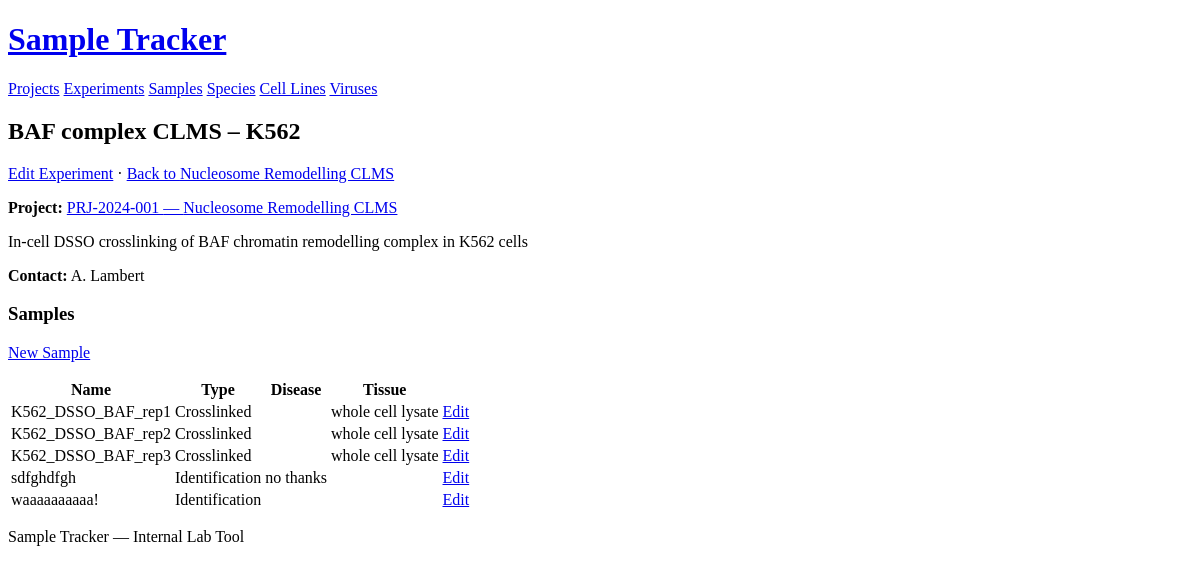
Screenshot of /experiments/4 with the database file from the repository.
### models.py (models this page shows)
class Experiment(db.Model):
    __tablename__ = "experiment"
    id = db.Column(db.Integer, primary_key=True, autoincrement=True)
    project_id = db.Column(db.Integer, db.ForeignKey("project.id"), nullable=False)
    name = db.Column(db.Text, nullable=False)
    description = db.Column(db.Text)
    contact_person = db.Column(db.Text)
    project = db.relationship("Project", back_populates="experiments")
    samples = db.relationship("Sample", back_populates="experiment")

class Project(db.Model):
    __tablename__ = "project"
    id = db.Column(db.Integer, primary_key=True, autoincrement=True)
    code = db.Column(db.Text, nullable=False)
    name = db.Column(db.Text, nullable=False)
    description = db.Column(db.Text)
    contact_person = db.Column(db.Text)
    active = db.Column(db.Boolean, nullable=False, default=True)
    experiments = db.relationship("Experiment", back_populates="project")

class Sample(db.Model):
    __tablename__ = "sample"
    id = db.Column(db.Integer, primary_key=True, autoincrement=True)
    experiment_id = db.Column(
        db.Integer, db.ForeignKey("experiment.id"), nullable=False
    )
    name = db.Column(db.Text, nullable=False)
    comment = db.Column(db.Text)
    file_name_root = db.Column(db.Text)
    disease = db.Column(db.Text)
    phenotype = db.Column(db.Text)
    isotope_labeling_channel = db.Column(db.Text)
    chemical_labelling = db.Column(db.Text)
    tissue = db.Column(db.Text)
    organism_age = db.Column(db.Float)
    organism_age_unit = db.Column(db.Text)
    organism_sex = db.Column(db.Text)
    enrichment_process = db.Column(db.Text)
    replicate = db.Column(db.Text)
    synthetic_peptide = db.Column(db.Text)
    digestion = db.Column(db.Text)
    protein_isolation_or_fractionation = db.Column(db.Text)
    crosslinked_sample = db.Column(db.Integer, nullable=False, default=0)
    quantitation = db.Column(db.Integer, default=0)
    quantitation_scheme = db.Column(db.Text)
    quantitation_method = db.Column(db.Text)
    crosslinker = db.Column(db.Text)
    crosslinking_type = db.Column(db.Text)
    protein_or_cell_concentration = db.Column(db.Float)
    protein_or_cell_concentration_unit = db.Column(db.Text)
    crosslinker_or_compound_concentration = db.Column(db.Float)
    crosslinker_or_compound_concentration_unit = db.Column(db.Text)
    organic_solvent_concentration = db.Column(db.Float)
    organic_solvent_concentration_unit = db.Column(db.Text)
    reaction_temperature_in_celsius = db.Column(db.Float)
    reaction_time_in_minutes = db.Column(db.Float)
    quenching_reagent = db.Column(db.Text)
    uv_source = db.Column(db.Text)
    uv_time_in_seconds = db.Column(db.Float)
    uv_wavelength_in_nanometers = db.Column(db.Float)
    peptide_level_fraction = db.Column(db.Text)
    __mapper_args__ = {
        "polymorphic_on": crosslinked_sample,
        "polymorphic_identity": -1,
    }
    experiment = db.relationship("Experiment", back_populates="samples")
    species_list = db.relationship(
        "Species", secondary=sample_species, backref="samples"
    )
    cell_lines = db.relationship(
        "CellLine", secondary=sample_cell_line, backref="samples"
    )

class CrosslinkSample(Sample):
    __mapper_args__ = {"polymorphic_identity": 1}

### app.py (the view)
@app.route("/experiments/<int:id>")
def experiment_detail(id):
    experiment = db.get_or_404(Experiment, id)
    samples = Sample.query.filter_by(experiment_id=id).order_by(Sample.name).all()
    return render_template(
        "experiment/detail.html", experiment=experiment, samples=samples
    )

### templates/experiment/detail.html (shortened to what this page needs)
{% extends "base.html" %}
{% block content %}
<h2>{{ experiment.name }}</h2>
<p>
  <a href="{{ url_for('experiment_edit', id=experiment.id) }}">Edit Experiment</a>
  &middot;
  <a href="{{ url_for('project_detail', id=experiment.project.id) }}">Back to {{ experiment.project.name }}</a>
</p>
<p><strong>Project:</strong> <a href="{{ url_for('project_detail', id=experiment.project.id) }}">{{ experiment.project.code }} — {{ experiment.project.name }}</a></p>
{% if experiment.description %}
<p>{{ experiment.description }}</p>
{% endif %}
{% if experiment.contact_person %}
<p><strong>Contact:</strong> {{ experiment.contact_person }}</p>
{% endif %}
<h3>Samples</h3>
<p><a href="{{ url_for('sample_create', experiment_id=experiment.id) }}">New Sample</a></p>
<table>
  <thead>
    <tr>
      <th>Name</th>
      <th>Type</th>
      <th>Disease</th>
      <th>Tissue</th>
      <th></th>
    </tr>
  </thead>
  <tbody>
    {% for sample in samples %}
    <tr>
      <td>{{ sample.name }}</td>
      <td>{{ 'Crosslinked' if sample.crosslinked_sample else 'Identification' }}</td>
      <td>{{ sample.disease or '' }}</td>
      <td>{{ sample.tissue or '' }}</td>
      <td><a href="{{ url_for('sample_edit', id=sample.id) }}">Edit</a></td>
    </tr>
    {% else %}
    <tr><td colspan="5">No samples yet.</td></tr>
    {% endfor %}
  </tbody>
</table>
{% endblock %}

### rows the page displays
Experiment: name "BAF complex CLMS – K562", description "In-cell DSSO crosslinking of BAF chromatin remodelling complex in K562 cells", contact_person "A. Lambert"
Project: project.name "Nucleosome Remodelling CLMS", project.code "PRJ-2024-001"
CrosslinkSample: name "K562_DSSO_BAF_rep1", crosslinked_sample "Crosslinked", tissue "whole cell lysate"
CrosslinkSample: name "K562_DSSO_BAF_rep2", crosslinked_sample "Crosslinked", tissue "whole cell lysate"
CrosslinkSample: name "K562_DSSO_BAF_rep3", crosslinked_sample "Crosslinked", tissue "whole cell lysate"
CrosslinkSample: name "sdfghdfgh", crosslinked_sample "Identification", disease "no thanks"
CrosslinkSample: name "waaaaaaaaaa!", crosslinked_sample "Identification"
